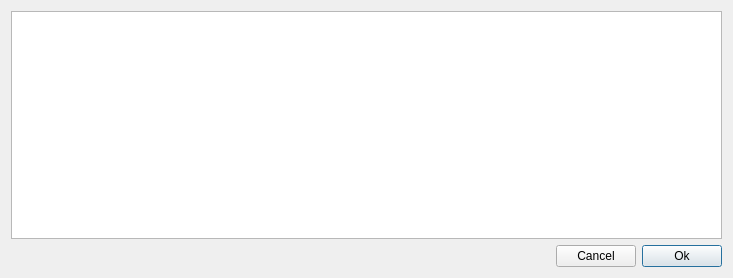
<?xml version="1.0" encoding="UTF-8"?>
<ui version="4.0">
 <class>LayerStyleCategoriesDialog</class>
 <widget class="QDialog" name="LayerStyleCategoriesDialog">
  <property name="geometry">
   <rect>
    <x>0</x>
    <y>0</y>
    <width>733</width>
    <height>278</height>
   </rect>
  </property>
  <property name="windowTitle">
   <string>Layer Style Categories</string>
  </property>
  <layout class="QGridLayout" name="gridLayout">
   <item row="2" column="1">
    <widget class="QPushButton" name="ok_button">
     <property name="text">
      <string>Ok</string>
     </property>
     <property name="default">
      <bool>true</bool>
     </property>
    </widget>
   </item>
   <item row="2" column="0">
    <widget class="QDialogButtonBox" name="button_box">
     <property name="orientation">
      <enum>Qt::Horizontal</enum>
     </property>
     <property name="standardButtons">
      <set>QDialogButtonBox::Cancel</set>
     </property>
    </widget>
   </item>
   <item row="0" column="0" colspan="2">
    <widget class="QListView" name="style_categories_list_view"/>
   </item>
  </layout>
 </widget>
 <resources/>
 <connections>
  <connection>
   <sender>button_box</sender>
   <signal>accepted()</signal>
   <receiver>LayerStyleCategoriesDialog</receiver>
   <slot>accept()</slot>
   <hints>
    <hint type="sourcelabel">
     <x>248</x>
     <y>254</y>
    </hint>
    <hint type="destinationlabel">
     <x>157</x>
     <y>274</y>
    </hint>
   </hints>
  </connection>
  <connection>
   <sender>button_box</sender>
   <signal>rejected()</signal>
   <receiver>LayerStyleCategoriesDialog</receiver>
   <slot>reject()</slot>
   <hints>
    <hint type="sourcelabel">
     <x>316</x>
     <y>260</y>
    </hint>
    <hint type="destinationlabel">
     <x>286</x>
     <y>274</y>
    </hint>
   </hints>
  </connection>
 </connections>
</ui>
